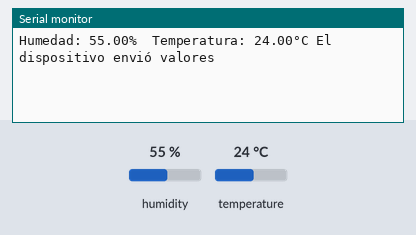
The sketch below on a simulated Arduino Uno, built with avr-gcc and run on an emulated ATmega328P. Parts: the last lines printed to the serial monitor. The inputs (shaded band) are chosen by the test bench; at power-on: humidity 55 %, temperature 24 °C.

Above: at 2.7 s.
2.8 s: humidity set to 22 %
At 7.3 s:
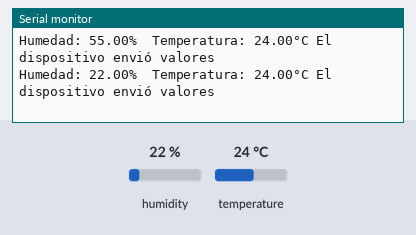
8.8 s: temperature set to 12 °C
At 12.1 s:
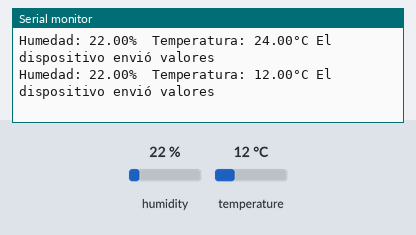
14.8 s: humidity set to 40 %
At 18.0 s:
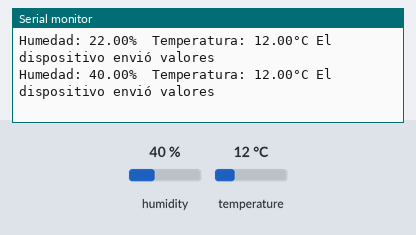
Timing chart, 0 to 19.5 s (numbered marks = the images above; inputs shaded):
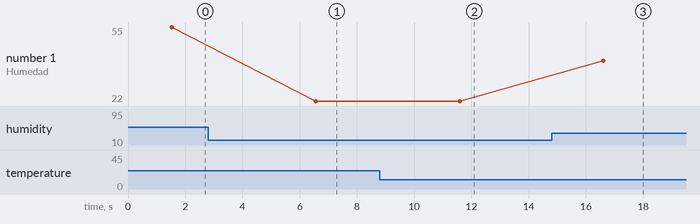

Measured:
- after the input at 2.8 s, the serial monitor: prints a new line after 3.8 s (image 1)
- after the input at 8.8 s, the serial monitor: prints a new line after 2.8 s (image 2)
- after the input at 14.8 s, the serial monitor: prints a new line after 1.8 s (image 3)
- plotted number 1: 55 → 22 after the input at 2.8 s, 22 → 40 after the input at 14.8 s

The sketch:

UbidotsWemos.ino
```cpp
#include "Ubidots.h"
#include "DHT.h"
#define DHTPIN 2     // Pin D4 en Wemos equivale al 2 en Arduino
#define DHTTYPE DHT11
DHT dht(DHTPIN, DHTTYPE);

/****************************************
 * Define Instances and Constants
 ****************************************/

const char* UBIDOTS_TOKEN = "BBFF-HsWLrLw3unRHhxW3U1Mlmonw8S0QJf";  // Put here your Ubidots TOKEN
const char* WIFI_SSID = "INFINITUM9476_2.4"; // Put here your Wi-Fi SSID
const char* WIFI_PASS = "4sadAnZbwn"; // Put here your Wi-Fi password

Ubidots ubidots(UBIDOTS_TOKEN, UBI_HTTP);

/****************************************
 * Auxiliar Functions
 ****************************************/

// Put here your auxiliar functions

/****************************************
 * Main Functions
 ****************************************/

void setup() {
  delay(10);
  dht.begin();
  Serial.begin(115200);
  ubidots.wifiConnect(WIFI_SSID, WIFI_PASS);

  // ubidots.setDebug(true);  // Uncomment this line for printing debug messages
}

void loop() {
  //lectura de datos DHT11
  float h = dht.readHumidity();
  float t = dht.readTemperature();
  float f = dht.readTemperature(true);

   if (isnan(h) || isnan(t) || isnan(f)) {
    Serial.println(F("Failed to read from DHT sensor!"));
    return;
  }

  float hif = dht.computeHeatIndex(f, h);
  float hic = dht.computeHeatIndex(t, h, false);
  Serial.print(F("Humedad: "));
  Serial.print(h);
  Serial.print(F("%  Temperatura: "));
  Serial.print(t);
  Serial.print(F("°C "));


  //Envio de valores a ubidots
  ubidots.add("temperatura", t);  // variables feeds
  ubidots.add("humedad", h);

  bool bufferSent = false;
  bufferSent = ubidots.send();  // Will send data to a device label that matches the device Id

  if (bufferSent) {
    // Do something if values were sent properly
    Serial.println("El dispositivo envió valores");
  }

  delay(5000);
}
```
